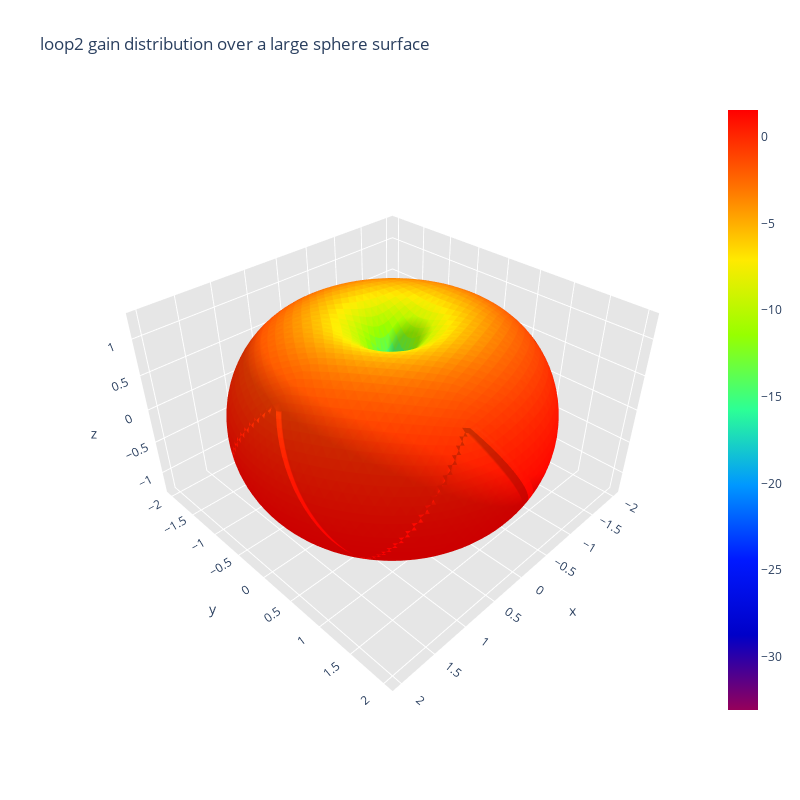

The cell this chart's notebook holds for it:
### Code cell
# Dense mesh for a sphere used in radiation calculations
filename_sphere_dense = '../../data/sphere_mesh/sphere_dense.mat'

mesh2_mat = 'data/antennas_mesh2/loop2_mesh2.mat'
current_mat = 'data/antennas_current/loop2_current.mat'
gain_power_mat = 'data/antennas_gain_power/loop2_gain_power.mat'

observationPoint = np.array([100, 0, 0])

calculate_electric_magnetic_field_at_point(mesh2_mat, current_mat, observationPoint, radiation=True)

print("Calculating radiation intensity distribution over sphere surface...")
radiation_intensity_distribution_over_sphere_surface(mesh2_mat, current_mat, filename_sphere_dense, radiation=True)

# Step 3: Generating the directivity pattern
print("Generating antenna directivity pattern...")
antenna_directivity_pattern(mesh2_mat, current_mat, gain_power_mat, radiation=True)

### Figure 1 — Plotly figure (JSON) as saved in the notebook; plotly's stock layout.template omitted (floating-point values rounded to 4 significant figures; data arrays with more than 128 entries replaced by an {"elided": "..."} marker saying what was removed)
{"data": [{"facecolor": {"elided": "8000 str values"}, "i": {"elided": "8000 int values"}, "j": {"elided": "8000 int values"}, "k": {"elided": "8000 int values"}, "name": "", "type": "mesh3d", "x": {"elided": "4002 float values"}, "y": {"elided": "4002 float values"}, "z": {"elided": "4002 float values"}}, {"hoverinfo": "none", "marker": {"color": [-33.09, 1.563], "colorscale": [[0, "rgb(150, 0, 90)"], [0.125, "rgb(0, 0, 200)"], [0.25, "rgb(0, 25, 255)"], [0.375, "rgb(0, 152, 255)"], [0.5, "rgb(44, 255, 150)"], [0.625, "rgb(151, 255, 0)"], [0.75, "rgb(255, 234, 0)"], [0.875, "rgb(255, 111, 0)"], [1, "rgb(255, 0, 0)"]], "showscale": true, "size": 0.1}, "mode": "markers", "showlegend": false, "type": "scatter3d", "x": [6.179e-05], "y": [4.489e-05], "z": [0.0009971]}], "layout": {"height": 800, "scene": {"aspectratio": {"x": 0.9995, "y": 1, "z": 0.6282}, "xaxis": {"backgroundcolor": "rgb(230, 230, 230)", "gridcolor": "rgb(255, 255, 255)", "showbackground": true, "zerolinecolor": "rgb(255, 255, 255)"}, "yaxis": {"backgroundcolor": "rgb(230, 230, 230)", "gridcolor": "rgb(255, 255, 255)", "showbackground": true, "zerolinecolor": "rgb(255, 255, 255)"}, "zaxis": {"backgroundcolor": "rgb(230, 230, 230)", "gridcolor": "rgb(255, 255, 255)", "showbackground": true, "zerolinecolor": "rgb(255, 255, 255)"}}, "title": {"text": "loop2 gain distribution over a large sphere surface"}, "width": 800}}
